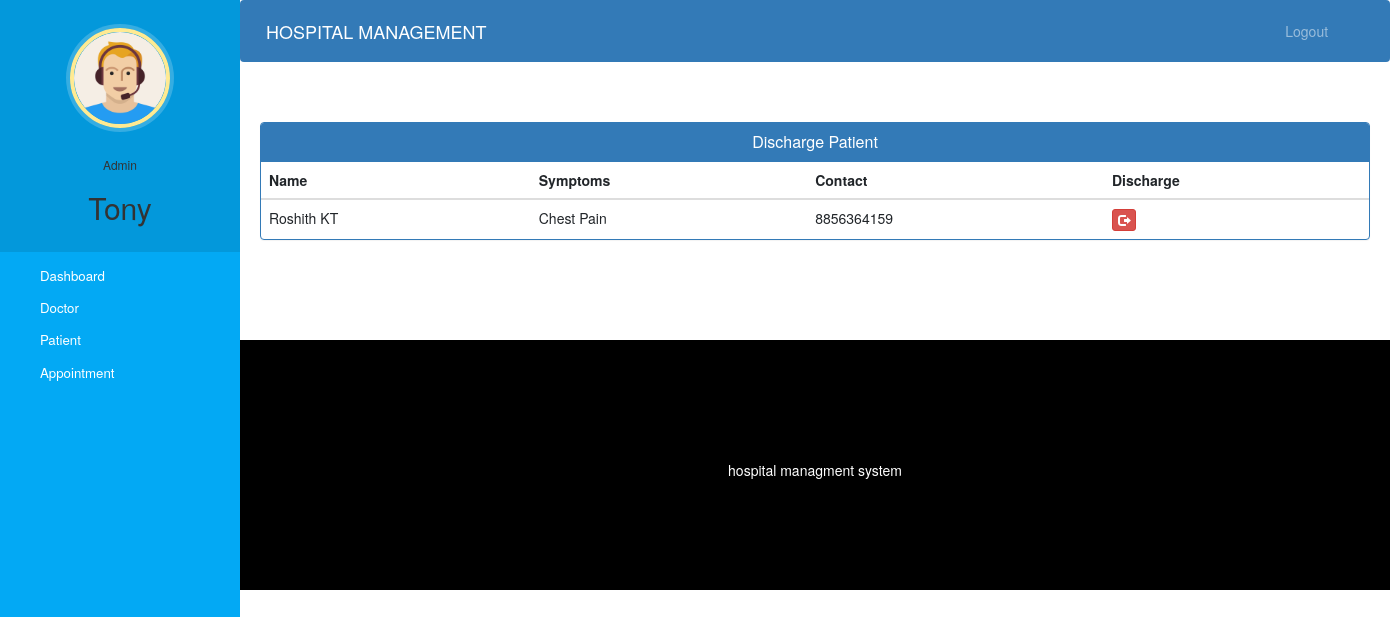
Page /admin-discharge-patient (signed in) on the committed database.
### hospital/models.py (models this page shows, shortened)
class Patient(models.Model):
    user=models.OneToOneField(User,on_delete=models.CASCADE)
    profile_pic= models.ImageField(upload_to='profile_pic/PatientProfilePic/',null=True,blank=True)
    address = models.CharField(max_length=40)
    mobile = models.CharField(max_length=20,null=False)
    symptoms = models.CharField(max_length=100,null=False)
    assignedDoctorId = models.PositiveIntegerField(null=True)
    admitDate=models.DateField(auto_now=True)
    status=models.BooleanField(default=False)
    otp=models.IntegerField(null=True,blank=True)
    prescription=models.CharField(max_length=5000,null=True,blank=True)
    @property
    def get_name(self):
        return self.user.first_name+" "+self.user.last_name

### hospital/views.py (the view)
# urls.py: path('admin-discharge-patient', views.admin_discharge_patient_view,name='admin-discharge-patient'),
@login_required(login_url='adminlogin')
@user_passes_test(is_admin)
def admin_discharge_patient_view(request):
    patients=models.Patient.objects.all().filter(status=True)
    return render(request,'hospital/admin_discharge_patient.html',{'patients':patients})

### hospital/views.py (called while the page is built)
def is_admin(user):
    return user.groups.filter(name='ADMIN').exists()

### templates/hospital/admin_discharge_patient.html (shortened to what this page needs)
{% extends 'hospital/admin_base.html' %}
{% block content %}
<head>
  <link href="//netdna.bootstrapcdn.com/bootstrap/3.0.0/css/bootstrap.min.css" rel="stylesheet" id="bootstrap-css">
</head>
<div class="container">
  <div class="panel panel-primary">
    <div class="panel-heading">
      <h6 class="panel-title">Discharge Patient</h6>
    </div>
    <table class="table table-hover" id="dev-table">
      <thead>
        <tr>
          <th>Name</th>
          <th>Symptoms</th>
          <th>Contact</th>
          <th>Discharge</th>
        </tr>
      </thead>
      {% for p in patients %}
      <tr>
        <td> {{p.get_name}}</td>
        <td>{{p.symptoms}}</td>
        <td>{{p.mobile}}</td>
        <td><a class="btn btn-danger btn-xs" href="{% url 'discharge-patient' p.id  %}"><span class="glyphicon glyphicon-log-out"></span></a></td>
      </tr>
      {% endfor %}
    </table>
  </div>
</div>
{% endblock content %}

### templates/hospital/admin_base.html (shortened to what this page needs)
<!DOCTYPE html>
{% load static %}
<html lang="en">
<head>
  <link rel="stylesheet" href="https://stackpath.bootstrapcdn.com/bootstrap/4.3.1/css/bootstrap.min.css">
  <link rel="stylesheet" href="https://maxcdn.bootstrapcdn.com/font-awesome/4.7.0/css/font-awesome.min.css">
  <link rel="stylesheet" href="{% static '/style.css' %}">
</head>
<body>
  <nav class="menu" tabindex="0">
    <header class="avatar">
      <img src="{% static "images/adminpropic.png" %}" />
      <br><br>
      <h6>Admin</h6>
      <h2>{{request.user.first_name}}</h2>
    </header>
    <ul>
      <li tabindex="0" class="icon-dashboard"> <a style="color:white; text-decoration:none;" href="/admin-dashboard"><span>Dashboard</span></a> </li>
      <li tabindex="0" class="icon-customers"> <a style="color:white; text-decoration:none;" href="/admin-doctor"><span>Doctor</span></a></li>
      <li tabindex="0" class="icon-users"> <a style="color:white; text-decoration:none;" href="/admin-patient"><span>Patient</span></a></li>
      <li tabindex="0" class="icon-calendar"> <a style="color:white; text-decoration:none;" href="/admin-appointment"><span>Appointment</span></a></li>
    </ul>
  </nav>
  <main>
    <div class="bs-example">
      <nav class="navbar navbar-expand-md  navbar-dark fixed-top" style="background:#337AB7;">
        <a href="/admin-dashboard" class="navbar-brand">HOSPITAL MANAGEMENT</a>
        <div class="collapse navbar-collapse justify-content-between" id="navbarCollapse">
          <div class="navbar-nav" style=" margin-left: 90%;">
            <a href="/logout" class="nav-item nav-link">Logout</a>
          </div>
        </div>
      </nav>
    </div>
    <br><br>
    {% block content %}
    {% endblock content %}
    <br><br><br><br>
    <footer>
      <br>
      <div class="container">
        <div class="row">
          <div class="col-md-12 col-sm-12">
            <div style="color:#ffffff;" class="wow fadeInUp footer-copyright">
              <p>
                 hospital managment system </p>
            </div>
          </div>
        </div>
      </div>
    </footer>
  </main>
</body>
</html>

### static/style.css (style rules this page uses)
body { padding-left: 240px; }
main { position: relative; height: 100vh; }
.menu { background: #5bc995; height: 100vh; width: 240px; position: fixed; top: 0px; left: 0; z-index: 5; outline: none; }
.menu .avatar { background: rgba(0, 0, 0, 0.1); padding: 2em 0.5em; text-align: center; }
.menu .avatar img { width: 100px; border-radius: 50%; overflow: hidden; border: 4px solid #ffea92; box-shadow: 0 0 0 4px rgba(255, 255, 255, 0.2); }
.menu .avatar h2 { font-weight: normal; margin-bottom: 0; }
.menu ul { list-style: none; padding: 0.5em 0; margin: 0; }
.menu ul li { padding: 0.5em 1em 0.5em 3em; font-size: 0.95em; font-weight: regular; background-repeat: no-repeat; background-position: left 15px center; background-size: auto 20px; transition: all 0.15s linear; cursor: pointer; }
.menu ul li.icon-dashboard { background-image: url("http://www.entypo.com/images//gauge.svg"); }
.menu ul li.icon-customers { background-image: url("http://www.entypo.com/images//briefcase.svg"); }
.menu ul li.icon-users { background-image: url("http://www.entypo.com/images//users.svg"); }
.menu ul li.icon-calendar { background-image: url("http://www.entypo.com/images//calendar.svg"); }

### templates/hospital/admin_base.html (style rules this page uses)
a:link { text-decoration: none; }
a { color: white; }
footer { padding: 0px 0px 0px 0px; background-color: black; margin: 0px; }
p { text-align: center; }
body { padding-left: 240px; }
main { position: relative; height: 100vh; }
.menu { background: #03a9f4; height: 100vh; width: 240px; position: fixed; top: 0px; left: 0; z-index: 5; outline: none; }
.menu .avatar { background: rgba(0, 0, 0, 0.1); padding: 2em 0.5em; text-align: center; }
.menu .avatar img { width: 100px; border-radius: 50%; overflow: hidden; border: 4px solid #ffea92; box-shadow: 0 0 0 4px rgba(255, 255, 255, 0.2); }
.menu .avatar h2 { font-weight: normal; margin-bottom: 0; }
.menu ul { list-style: none; padding: 0.5em 0; margin: 0; }
.menu ul li { padding: 0.5em 1em 0.5em 3em; font-size: 0.95em; font-weight: regular; background-repeat: no-repeat; background-position: left 15px center; background-size: auto 20px; transition: all 0.15s linear; cursor: pointer; }
.menu ul li.icon-dashboard { background-image: url("http://www.entypo.com/images//gauge.svg"); }
.menu ul li.icon-customers { background-image: url("http://www.entypo.com/images//briefcase.svg"); }
.menu ul li.icon-users { background-image: url("http://www.entypo.com/images//users.svg"); }
.menu ul li.icon-calendar { background-image: url("http://www.entypo.com/images//calendar.svg"); }

### templates/hospital/admin_discharge_patient.html (style rules this page uses)
a:link { text-decoration: none; }
h6 { text-align: center; }
.row { margin: 100px; }

### rows in the picture
Patient: get_name "Roshith KT", symptoms "Chest Pain", mobile "8856364159"

### other values in the picture
{{ request.user.first_name }} "Tony"
